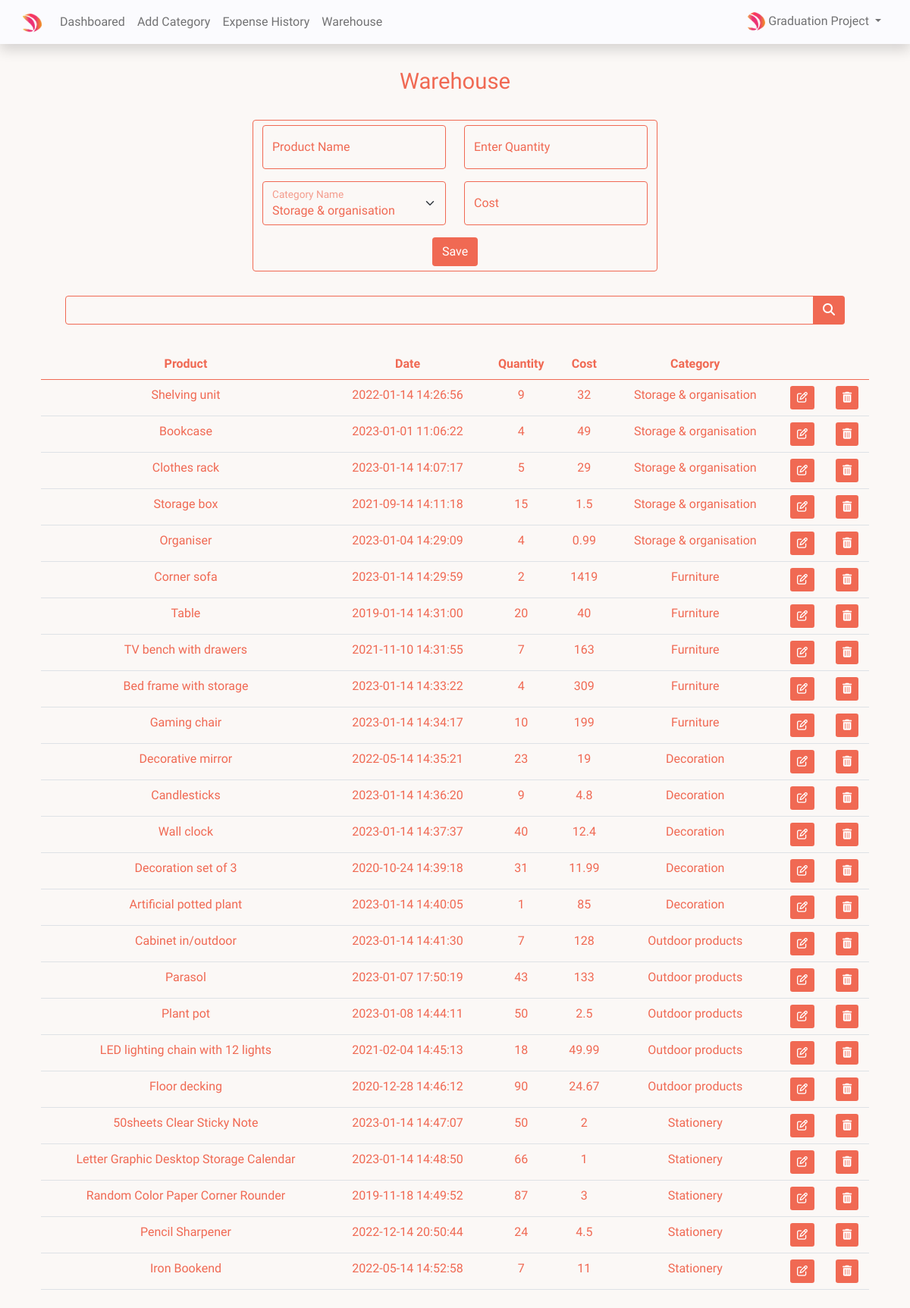
/pages/werehouse.php (signed in), run on the app's committed database.
### tables this page shows
CREATE TABLE `user` (
  `id` int(200) NOT NULL,
  `firstname` varchar(50) NOT NULL,
  `password` varchar(50) NOT NULL,
  `email` varchar(50) NOT NULL,
  `lastname` varchar(22) NOT NULL,
  `profile_path` varchar(50) NOT NULL DEFAULT 'default_profile.png',
  `businessname` varchar(50) NOT NULL,
  `code` mediumint(50) NOT NULL
);

CREATE TABLE `warehouse` (
  `id` int(11) NOT NULL,
  `cost` double NOT NULL,
  `quantity` int(11) NOT NULL,
  `date` timestamp NOT NULL DEFAULT current_timestamp() ON UPDATE current_timestamp(),
  `name` varchar(250) NOT NULL,
  `category_id` int(11) NOT NULL,
  `user` int(11) NOT NULL
);

CREATE TABLE `category` (
  `category_id` int(200) NOT NULL,
  `categoryname` varchar(50) NOT NULL,
  `userid` int(200) NOT NULL
);

### pages/session.php (called while the page is built, shortened)
<?php
include("config.php");
$sess_email = $_SESSION["email"];
$sql = "SELECT id, firstname, lastname, email  ,profile_path ,  businessname FROM user  WHERE email = '$sess_email'";
$result = $con->query($sql);
if ($result->num_rows > 0) {
  while ($row = $result->fetch_assoc()) {
    $user_id = $row["id"];
    $userprofile = "../uploads/" . $row["profile_path"];
  }
} else {
  $userid = "GHX1Y2";
  $username = "Jhon Doe";
  $useremail = "mailid@domain.com";
  $businessname = "expense";
  $userprofile = "Uploads/default_profile.png";
}?>

### pages/werehouse.php (the view, shortened to what this page needs)
<?php
include("session.php");
unset($sql);
$category = mysqli_query($con, "SELECT categoryname from category where userid=$user_id");
$query = mysqli_query($con, "SELECT  warehouse.name as name,warehouse.date as date,  warehouse.quantity as qua,warehouse.id as id,warehouse.cost as cost,category.categoryname as caname  FROM warehouse JOIN category  ON warehouse.category_id=category.category_id     WHERE    warehouse.user=$user_id");
$businessname = mysqli_query($con, "SELECT  businessname  FROM user  where id='$user_id'");
while ($row = mysqli_fetch_assoc($businessname)) {
    $bname = $row['businessname'];
};
?>
<!DOCTYPE html>
<html lang="en">
<head>
    <link rel="stylesheet" href="https://cdnjs.cloudflare.com/ajax/libs/font-awesome/6.2.0/css/all.min.css" />
    <link rel="stylesheet" href="https://cdnjs.cloudflare.com/ajax/libs/bootstrap/5.0.1/css/bootstrap.min.css" />
    <link href="../css/css.css" rel="stylesheet" />
</head>
<body id="text" onload="translate('en','lang-tag')">
    <section>
        <div class=" navbar navbar-expand-sm navbar-light bg-lightPink shadow text-center">
            <div class="container p-0">
                <div class="collapse navbar-collapse justify-content-between" id="navbar">
                    <ul class="navbar-nav mt-2 mt-lg-0 " id="navigation">
                        <li class="navbar-brand" value=" 1">
                            <img class="img-fluid" src="../logo/logo.png" alt="" width="25">
                        </li>
                        <li class="nav-item " value=" 2">
                            <a class="nav-link" href=" dashboard.php" lang-tag="dashboared"></a>
                        </li>
                        <li class="nav-item " value="3">
                            <a class="nav-link" href="add-catagory.php" lang-tag="addCategory"></a>
                        </li>
                        <li class="nav-item " value="4">
                            <a class="nav-link" href="history.php" lang-tag="expenseHistory"></a>
                        </li>
                        <li class="nav-item " value="5">
                            <a class="nav-link" href="werehouse.php" lang-tag="werehouse"></a>
                        </li>
                    </ul>
                    <ul class="navbar-nav mt-2 mt-lg-0" id="user">
                        <li class="nav-item dropdown">
                            <a class="nav-link dropdown-toggle" href="#" id="navbarDropdown" role="button" data-bs-toggle="dropdown" aria-haspopup="true" aria-expanded="false">
                                <img class="img img-fluid rounded-circle" src="<?php echo $userprofile ?>" width="25">
                                <?php echo $bname; ?>
                            </a>
                        </li>
                    </ul>
                </div>
            </div>
        </div>
    </section>
    <section>
        <div class="container mx-auto my-4 pt-2 text-center">
            <h4 class="h4 text-darkBlue table-sm" lang-tag="werehouse"></h4>
            <br>
            <div class=" container mx-auto w-50">
                <form action="insert.php" method="POST" class="form-control">
                    <div class="form-group row ">
                        <div class="col-md-6 ">
                            <div class="form-floating mb-3">
                                <input type="text" class="form-control" id="floatingInput1" name="productname" placeholder="lang-tag='entername'">
                                <label for="floatingInput1" lang-tag="entername"></label>
                            </div>
                        </div>
                        <div class="col-md-6  ">
                            <div class="form-floating mb-3 ">
                                <input type="number" class="form-control" id="floatingInput" min="1" name="productquantity" placeholder="lang-tag=' enterQuantity'">
                                <label for="floatingInput" lang-tag="enterQuantity"></label>
                            </div>
                        </div>
                    </div>
                    <div class="form-group row">
                        <div class="col-md-6">
                            <div class="form-floating mb-3">
                                <select class="form-select" id="floatingSelect" name="categoryname" aria-label="Floating label select example">
                                    <?php
                                    while ($row = mysqli_fetch_assoc($category)) {
                                        echo ' <option value="' . $row['categoryname'] . '">' . $row['categoryname'] . '</option>';
                                    } ?>
                                </select>
                                <label for="floatingSelect" lang-tag="entercatname">/label>
                            </div>
                        </div>
                        <div class="col-md-6 ">
                            <div class="form-floating mb-3">
                                <input type="number" step="0.01" class="form-control" id="floatingInput" min="0.5" name="warehousecost" placeholder="lang-tag=' entercost'">
                                <label for="floatingInput" lang-tag="cost"></label>
                            </div>
                        </div>
                    </div>
                    <button class="btn btn-lightPurple " lang-tag="save"></button>
                </form>
            </div>
            <div class="container">
                <div class="container p-3">
                    <form action="<?php $_SERVER['PHP_SELF'] ?>" method="post">
                        <div class="input-group p-3">
                            <input value="" type="text" name="n" class="form-control">
                            <button class="btn btn-lightPurple" type="submit" value="submit" name="submit"><i class="fa-solid fa-magnifying-glass"></i></button>
                        </div>
                    </form>
                </div>
                <table class="table text-darkBlue" id="werehouseTable">
                    <thead>
                        <tr>
                            <th lang-tag="product"></th>
                            <th lang-tag="date"></th>
                            <th lang-tag="quantity"></th>
                            <th lang-tag="cost"></th>
                            <th lang-tag="category"></th>
                            <th colspan="2"></th>
                        </tr>
                    </thead>
                    <?php
                    if (isset($sql)) {
                        while ($r = mysqli_fetch_array($sql)) {
                            echo '<tr>';
                            echo '<td>' . $r['n'] . '</td>';
                            echo '<td>' . $r['b'] . '</td>';
                            echo '<td>' . $r['qu'] . '</td>';
                            echo '<td>' . $r['cost'] . '</td>';
                            echo '<td>' . $r['j'] . '</td>';
                            echo '<form action="editwarehouse.php"method="get"><td class="text-center">
                            <a href="editwarehouse.php?edit=' . $r['id'] . '" class="btn btn-lightPurple btn-sm"   ><i class="fa-regular fa-pen-to-square"></i></a>
                    </td>';
                            echo '<td class="text-center">
                            <a href="editwarehouse.php?del=' . $r['id'] . '" class="btn btn-lightPurple btn-sm"  ><i class="fa-solid fa-trash-can"></i></a>
                    </td></form>
                    </tr>';
                        }
                    } else {
                        while ($m = mysqli_fetch_assoc($query)) {
                            echo '<tr>';
                            echo '<td>' . $m['name'] . '</td>';
                            echo '<td>' . $m['date'] . '</td>';
                            echo '<td>' . $m['qua'] . '</td>';
                            echo '<td>' . $m['cost'] . '</td>';
                            echo '<td>' . $m['caname'] . '</td>';
                            echo '<form action="editwarehouse.php"method="get"><td class="text-center">
                                <a href="editwarehouse.php?edit=' . $m['id'] . '" class="btn btn-lightPurple btn-sm"  ><i class="fa-regular fa-pen-to-square"></i></a>
                        </td>';
                            echo '<td class="text-center">
                            <a href="editwarehouse.php?del=' . $m['id'] . '"class="btn btn-lightPurple btn-sm"  ><i class="fa-solid fa-trash-can"></i></a>
                        </td></form>
                        </tr>';
                        }
                    }
                    ?>
                </table>
            </div>
        </div>
    </section>
</body>
</html>

### css/css.css (style rules this page uses)
body { margin: 0 !important; padding: 0 !important; background-color: var(--color-primary); font-family: "Josefin Sans", sans-serif !important; font-size: var(--size) !important; }
.bg-lightPink { background-color: var(--color-secondary); }
form { color: var(--font-color) !important; }
.nav-link { color: var(--color-accent) !important; }
.text-darkBlue { color: var(--font-color); }
.btn-lightPurple { background-color: var(--font-color); color: white; }
.form-control { border-color: var(--font-color); background-color: var(--color-primary); }
.form-select { border-color: var(--font-color) !important; background-color: var(--color-primary) !important; }
label { color: var(--font-color); }
.theme-light { --color-primary: #fbf8f6; --color-secondary: #fbfbfe; --color-accent: rgba(0, 0, 0, 0.55); --font-color: #f06953; --color-dark: #C05442; --color-light: #ea3772; }
input, select { color: var(--font-color) !important; }
h4 { font-size: calc(var(--size) + 0.83em )!important; }
.s { --size: 1em; }

### data on the page
user: profile_path (picture), businessname "Graduation Project"
warehouse: name "Shelving unit", date "2022-01-14 14:26:56", quantity "9", cost "32", category.categoryname "Storage & organisation"
warehouse: name "Bookcase", date "2023-01-01 11:06:22", quantity "4", cost "49", category.categoryname "Storage & organisation"
warehouse: name "Clothes rack", date "2023-01-14 14:07:17", quantity "5", cost "29", category.categoryname "Storage & organisation"
warehouse: name "Storage box", date "2021-09-14 14:11:18", quantity "15", cost "1.5", category.categoryname "Storage & organisation"
warehouse: name "Organiser", date "2023-01-04 14:29:09", quantity "4", cost "0.99", category.categoryname "Storage & organisation"
warehouse: name "Corner sofa", date "2023-01-14 14:29:59", quantity "2", cost "1419", category.categoryname "Furniture"
warehouse: name "Table", date "2019-01-14 14:31:00", quantity "20", cost "40", category.categoryname "Furniture"
warehouse: name "TV bench with drawers", date "2021-11-10 14:31:55", quantity "7", cost "163", category.categoryname "Furniture"
warehouse: name "Bed frame with storage", date "2023-01-14 14:33:22", quantity "4", cost "309", category.categoryname "Furniture"
warehouse: name "Gaming chair", date "2023-01-14 14:34:17", quantity "10", cost "199", category.categoryname "Furniture"
warehouse: name "Decorative mirror", date "2022-05-14 14:35:21", quantity "23", cost "19", category.categoryname "Decoration"
warehouse: name "Candlesticks", date "2023-01-14 14:36:20", quantity "9", cost "4.8", category.categoryname "Decoration"
warehouse: name "Wall clock", date "2023-01-14 14:37:37", quantity "40", cost "12.4", category.categoryname "Decoration"
warehouse: name "Decoration set of 3", date "2020-10-24 14:39:18", quantity "31", cost "11.99", category.categoryname "Decoration"
warehouse: name "Artificial potted plant", date "2023-01-14 14:40:05", quantity "1", cost "85", category.categoryname "Decoration"
warehouse: name "Cabinet in/outdoor", date "2023-01-14 14:41:30", quantity "7", cost "128", category.categoryname "Outdoor products"
warehouse: name "Parasol", date "2023-01-07 17:50:19", quantity "43", cost "133", category.categoryname "Outdoor products"
warehouse: name "Plant pot", date "2023-01-08 14:44:11", quantity "50", cost "2.5", category.categoryname "Outdoor products"
warehouse: name "LED lighting chain with 12 lights", date "2021-02-04 14:45:13", quantity "18", cost "49.99", category.categoryname "Outdoor products"
warehouse: name "Floor decking", date "2020-12-28 14:46:12", quantity "90", cost "24.67", category.categoryname "Outdoor products"
warehouse: name "50sheets Clear Sticky Note", date "2023-01-14 14:47:07", quantity "50", cost "2", category.categoryname "Stationery"
warehouse: name "Letter Graphic Desktop Storage Calendar", date "2023-01-14 14:48:50", quantity "66", cost "1", category.categoryname "Stationery"
warehouse: name "Random Color Paper Corner Rounder", date "2019-11-18 14:49:52", quantity "87", cost "3", category.categoryname "Stationery"
warehouse: name "Pencil Sharpener", date "2022-12-14 20:50:44", quantity "24", cost "4.5", category.categoryname "Stationery"
warehouse: name "Iron Bookend", date "2022-05-14 14:52:58", quantity "7", cost "11", category.categoryname "Stationery"

### other printed values
form field categoryname "Storage & organisation"
